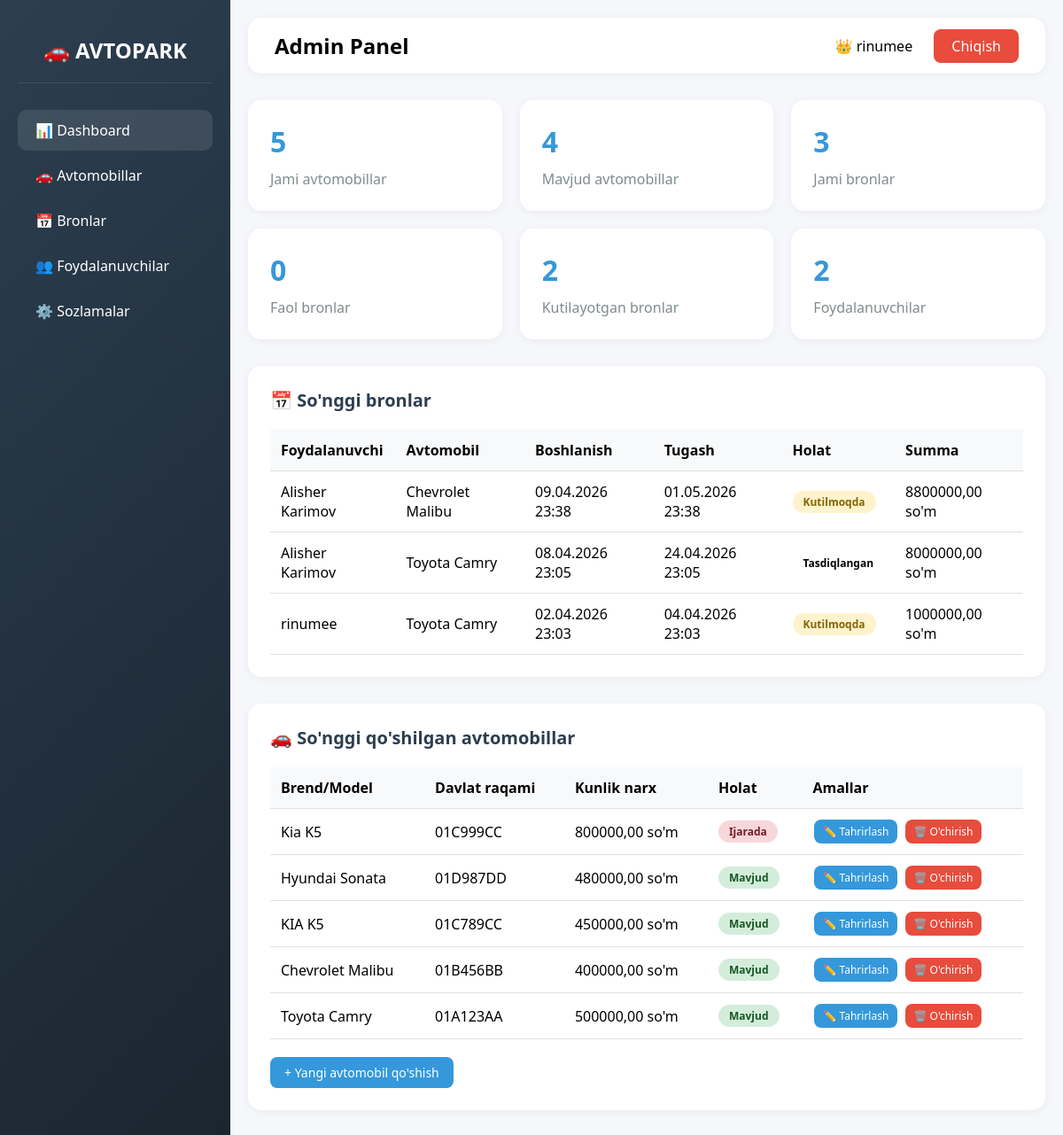
The page /dashboard/admin-panel/ (signed in) on the database its author committed.
### accounts/models.py (models this page shows, shortened)
class CustomUser(AbstractUser):
    USER_TYPE_CHOICES = (
        ('user', 'Foydalanuvchi'),
        ('admin', 'Admin'),
    )
    user_type = models.CharField(max_length=10, choices=USER_TYPE_CHOICES, default='user')
    phone = models.CharField(max_length=20, unique=True)
    full_name = models.CharField(max_length=200)
    address = models.TextField(blank=True, null=True)
    passport_series = models.CharField(max_length=20, blank=True, null=True)
    created_at = models.DateTimeField(auto_now_add=True)

### bookings/models.py (models this page shows, shortened)
class Booking(models.Model):
    STATUS_CHOICES = (
        ('pending', 'Kutilmoqda'),
        ('confirmed', 'Tasdiqlangan'),
        ('active', 'Faol'),
        ('completed', 'Tugallangan'),
        ('cancelled', 'Bekor qilingan'),
    )
    user = models.ForeignKey(settings.AUTH_USER_MODEL, on_delete=models.CASCADE, related_name='bookings')
    car = models.ForeignKey(Car, on_delete=models.CASCADE, related_name='bookings')
    start_date = models.DateTimeField()
    end_date = models.DateTimeField()
    total_price = models.DecimalField(max_digits=10, decimal_places=2)
    deposit_paid = models.DecimalField(max_digits=10, decimal_places=2, default=0)
    status = models.CharField(max_length=20, choices=STATUS_CHOICES, default='pending')
    notes = models.TextField(blank=True, null=True)
    created_at = models.DateTimeField(auto_now_add=True)
    updated_at = models.DateTimeField(auto_now=True)

### cars/models.py (models this page shows, shortened)
class Car(models.Model):
    TRANSMISSION_CHOICES = (
        ('manual', 'Mexanik'),
        ('automatic', 'Avtomat'),
    )
    FUEL_CHOICES = (
        ('petrol', 'Benzin'),
        ('diesel', 'Dizel'),
        ('gas', 'Gaz'),
        ('electric', 'Elektrik'),
    )
    STATUS_CHOICES = (
        ('available', 'Mavjud'),
        ('rented', 'Ijarada'),
        ('maintenance', 'Texnik xizmatda'),
        ('unavailable', 'Mavjud emas'),
    )
    brand = models.CharField(max_length=100)
    model = models.CharField(max_length=100)
    year = models.IntegerField()
    color = models.CharField(max_length=50)
    license_plate = models.CharField(max_length=20, unique=True)
    transmission = models.CharField(max_length=20, choices=TRANSMISSION_CHOICES)
    fuel_type = models.CharField(max_length=20, choices=FUEL_CHOICES)
    price_per_day = models.DecimalField(max_digits=10, decimal_places=2)
    price_per_hour = models.DecimalField(max_digits=10, decimal_places=2, null=True, blank=True)
    deposit = models.DecimalField(max_digits=10, decimal_places=2, default=0)
    mileage = models.IntegerField(default=0)
    seats = models.IntegerField(default=5)
    doors = models.IntegerField(default=4)
    air_conditioner = models.BooleanField(default=True)
    image = models.ImageField(upload_to='cars/', null=True, blank=True)
    description = models.TextField(blank=True, null=True)
    status = models.CharField(max_length=20, choices=STATUS_CHOICES, default='available')
    created_at = models.DateTimeField(auto_now_add=True)
    @property
    def full_name(self):
        return f"{self.brand} {self.model}"

### accounts/views.py (the view)
# urls.py: path('admin-panel/', views.admin_dashboard, name='admin_dashboard'),
@login_required
@user_passes_test(is_admin)
def admin_dashboard(request):
    total_cars = Car.objects.count()
    available_cars = Car.objects.filter(status='available').count()
    total_bookings = Booking.objects.count()
    active_bookings = Booking.objects.filter(status='active').count()
    pending_bookings = Booking.objects.filter(status='pending').count()
    total_users = CustomUser.objects.filter(user_type='user').count()
    recent_bookings = Booking.objects.all().order_by('-created_at')[:10]
    recent_cars = Car.objects.all().order_by('-created_at')[:10]
    context = {
        'total_cars': total_cars,
        'available_cars': available_cars,
        'total_bookings': total_bookings,
        'active_bookings': active_bookings,
        'pending_bookings': pending_bookings,
        'total_users': total_users,
        'recent_bookings': recent_bookings,
        'recent_cars': recent_cars,
    }
    return render(request, 'accounts/admin_dashboard.html', context)

### accounts/views.py (called while the page is built)
def is_admin(user):
    return user.is_authenticated and (user.user_type == 'admin' or user.is_staff)

### templates/accounts/admin_dashboard.html (shortened to what this page needs)
<!DOCTYPE html>
<html lang="uz">
<head>
</head>
<body>
    <div class="sidebar">
        <div class="logo">🚗 AVTOPARK</div>
            <div class="nav-item active"><a href="{% url 'admin_dashboard' %}">📊 Dashboard</a></div>
            <div class="nav-item"><a href="{% url 'car_list' %}">🚗 Avtomobillar</a></div>
            <div class="nav-item"><a href="{% url 'booking_list' %}">📅 Bronlar</a></div>
            <div class="nav-item"><a href="{% url 'admin_user_list' %}">👥 Foydalanuvchilar</a></div>
            <div class="nav-item"><a href="{% url 'admin_settings' %}">⚙️ Sozlamalar</a></div>
</div>
    <div class="main-content">
        <div class="top-bar">
            <h2>Admin Panel</h2>
            <div>
                <span style="margin-right: 20px;">👑 {{ user.full_name }}</span>
                <a href="{% url 'logout' %}" class="logout-btn">Chiqish</a>
            </div>
        </div>
        <div class="stats-grid">
            <div class="stat-card">
                <div class="stat-number">{{ total_cars }}</div>
                <div class="stat-label">Jami avtomobillar</div>
            </div>
            <div class="stat-card">
                <div class="stat-number">{{ available_cars }}</div>
                <div class="stat-label">Mavjud avtomobillar</div>
            </div>
            <div class="stat-card">
                <div class="stat-number">{{ total_bookings }}</div>
                <div class="stat-label">Jami bronlar</div>
            </div>
            <div class="stat-card">
                <div class="stat-number">{{ active_bookings }}</div>
                <div class="stat-label">Faol bronlar</div>
            </div>
            <div class="stat-card">
                <div class="stat-number">{{ pending_bookings }}</div>
                <div class="stat-label">Kutilayotgan bronlar</div>
            </div>
            <div class="stat-card">
                <div class="stat-number">{{ total_users }}</div>
                <div class="stat-label">Foydalanuvchilar</div>
            </div>
        </div>
        <div class="section">
            <div class="section-title">📅 So'nggi bronlar</div>
            {% if recent_bookings %}
            <table>
                <thead>
                    <tr>
                        <th>Foydalanuvchi</th>
                        <th>Avtomobil</th>
                        <th>Boshlanish</th>
                        <th>Tugash</th>
                        <th>Holat</th>
                        <th>Summa</th>
                    </tr>
                </thead>
                <tbody>
                    {% for booking in recent_bookings %}
                    <tr>
                        <td>{{ booking.user.full_name }}</td>
                        <td>{{ booking.car.full_name }}</td>
                        <td>{{ booking.start_date|date:"d.m.Y H:i" }}</td>
                        <td>{{ booking.end_date|date:"d.m.Y H:i" }}</td>
                        <td><span class="status status-{{ booking.status }}">{{ booking.get_status_display }}</span></td>
                        <td>{{ booking.total_price }} so'm</td>
                    </tr>
                    {% endfor %}
                </tbody>
            </table>
            {% else %}
            <p class="empty-message">Hech qanday bron topilmadi</p>
            {% endif %}
        </div>
        <div class="section">
            <div class="section-title">🚗 So'nggi qo'shilgan avtomobillar</div>
            {% if recent_cars %}
            <table>
                <thead>
                    <tr>
                        <th>Brend/Model</th>
                        <th>Davlat raqami</th>
                        <th>Kunlik narx</th>
                        <th>Holat</th>
                        <th>Amallar</th>
                    </tr>
                </thead>
                <tbody>
                    {% for car in recent_cars %}
                    <tr>
                        <td>{{ car.brand }} {{ car.model }}</td>
                        <td>{{ car.license_plate }}</td>
                        <td>{{ car.price_per_day }} so'm</td>
                        <td><span class="status status-{{ car.status }}">{{ car.get_status_display }}</span></td>
                        <td>
                            <a href="{% url 'car_edit' car.id %}" class="btn btn-edit btn-sm">✏️ Tahrirlash</a>
                            <a href="{% url 'car_delete' car.id %}" class="btn btn-delete btn-sm">🗑️ O'chirish</a>
                        </td>
                    </tr>
                    {% endfor %}
                </tbody>
            </table>
            {% else %}
            <p class="empty-message">Hech qanday avtomobil topilmadi</p>
            {% endif %}
            <div style="margin-top: 20px;">
                <a href="{% url 'car_create' %}" class="btn btn-primary" style="text-decoration: none; display: inline-block;">+ Yangi avtomobil qo'shish</a>
            </div>
        </div>
    </div>
</body>
</html>

### templates/accounts/admin_dashboard.html (style rules this page uses)
* { margin: 0; padding: 0; box-sizing: border-box; }
body { font-family: 'Segoe UI', Tahoma, Geneva, Verdana, sans-serif; background: #f5f7fa; }
.sidebar { width: 260px; background: linear-gradient(135deg, #2c3e50 0%, #1a252f 100%); color: white; position: fixed; height: 100%; padding: 20px; }
.logo { font-size: 24px; font-weight: bold; text-align: center; padding: 20px 0; border-bottom: 1px solid rgba(255,255,255,0.1); margin-bottom: 30px; }
.nav-item { padding: 12px 20px; margin: 5px 0; border-radius: 10px; cursor: pointer; transition: all 0.3s; }
.nav-item:hover, .nav-item.active { background: rgba(255,255,255,0.1); }
.nav-item a { color: white; text-decoration: none; display: block; }
.main-content { margin-left: 260px; padding: 20px; }
.top-bar { background: white; padding: 15px 30px; border-radius: 15px; margin-bottom: 30px; display: flex; justify-content: space-between; align-items: center; box-shadow: 0 2px 10px rgba(0,0,0,0.05); }
.stats-grid { display: grid; grid-template-columns: repeat(auto-fit, minmax(250px, 1fr)); gap: 20px; margin-bottom: 30px; }
.stat-card { background: white; padding: 25px; border-radius: 15px; box-shadow: 0 2px 10px rgba(0,0,0,0.05); transition: transform 0.3s; }
.stat-number { font-size: 32px; font-weight: bold; color: #3498db; }
.stat-label { color: #7f8c8d; margin-top: 10px; }
.section { background: white; border-radius: 15px; padding: 25px; margin-bottom: 30px; box-shadow: 0 2px 10px rgba(0,0,0,0.05); }
.section-title { font-size: 20px; font-weight: bold; margin-bottom: 20px; color: #2c3e50; }
table { width: 100%; border-collapse: collapse; }
th, td { padding: 12px; text-align: left; border-bottom: 1px solid #e0e0e0; }
th { background: #f8f9fa; font-weight: 600; }
.status { padding: 4px 12px; border-radius: 20px; font-size: 12px; font-weight: bold; display: inline-block; }
.status-pending { background: #fff3cd; color: #856404; }
.status-available { background: #d4edda; color: #155724; }
.status-rented { background: #f8d7da; color: #721c24; }
.btn { padding: 8px 16px; border: none; border-radius: 8px; cursor: pointer; font-size: 14px; }
.btn-primary { background: #3498db; color: white; }
.logout-btn { background: #e74c3c; color: white; padding: 8px 20px; border-radius: 8px; text-decoration: none; }
.btn-sm { padding: 5px 10px; font-size: 12px; text-decoration: none; display: inline-block; margin: 0 2px; }
.btn-edit { background: #3498db; color: white; }
.btn-delete { background: #e74c3c; color: white; }

### rows shown on the page
CustomUser: full_name "rinumee"
Booking: user.full_name "Alisher Karimov", car.full_name "Chevrolet Malibu", start_date "09.04.2026 23:38", end_date "01.05.2026 23:38", status "Kutilmoqda", total_price "8800000,00"
Booking: user.full_name "Alisher Karimov", car.full_name "Toyota Camry", start_date "08.04.2026 23:05", end_date "24.04.2026 23:05", status "Tasdiqlangan", total_price "8000000,00"
Booking: user.full_name "rinumee", car.full_name "Toyota Camry", start_date "02.04.2026 23:03", end_date "04.04.2026 23:03", status "Kutilmoqda", total_price "1000000,00"
Car: brand "Kia", model "K5", license_plate "01C999CC", price_per_day "800000,00", status "Ijarada"
Car: brand "Hyundai", model "Sonata", license_plate "01D987DD", price_per_day "480000,00", status "Mavjud"
Car: brand "KIA", model "K5", license_plate "01C789CC", price_per_day "450000,00", status "Mavjud"
Car: brand "Chevrolet", model "Malibu", license_plate "01B456BB", price_per_day "400000,00", status "Mavjud"
Car: brand "Toyota", model "Camry", license_plate "01A123AA", price_per_day "500000,00", status "Mavjud"

### other values the page prints
{{ total_cars }} "5"
{{ available_cars }} "4"
{{ total_bookings }} "3"
{{ active_bookings }} "0"
{{ pending_bookings }} "2"
{{ total_users }} "2"
